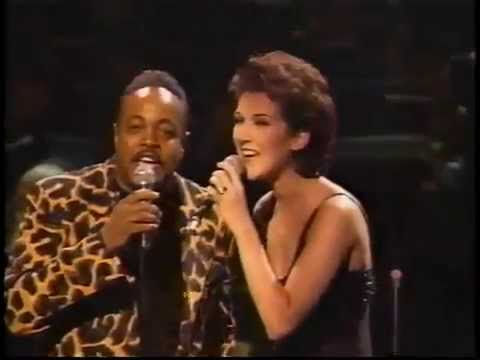
#> input picture pictures/hqdefault.jpg, 480 x 360 px; its folder holds only this picture in this run
$ python collage-maker.py   (older library calls are emulated)
#> lines starting #> are read from the running program, lines starting #| are printed output that depends on the picture
import argparse
import os
import random
from PIL import Image


def make_collage(images, filename, width, init_height):
    """
    Make a collage image with a width equal to `width` from `images` and save to `filename`.
    """
#> called with filename = 'collage.png', width = 1600, init_height = 500
    if not images:
        print('No images for collage found!')
        return False

    margin_size = 2
    # run until a suitable arrangement of images is found
    while True:
        # copy images to images_list
        images_list = images[:]
        coefs_lines = []
        images_line = []
        x = 0
        while images_list:
            # get first image and resize to `init_height`
            img_path = images_list.pop(0)
            img = Image.open(img_path)
#> img is the input picture: PIL image 480x360 RGB; mean R, G, B 61.2, 40.7, 30.1
            img.thumbnail((width, init_height))
            # when `x` will go beyond the `width`, start the next line
            if x > width:
                coefs_lines.append((float(x) / width, images_line))
                images_line = []
                x = 0
            x += img.size[0] + margin_size
#> x = 482
            images_line.append(img_path)
        # finally add the last line with images
        coefs_lines.append((float(x) / width, images_line))

        # compact the lines, by reducing the `init_height`, if any with one or less images
        if len(coefs_lines) <= 1:
            break
        if any(map(lambda c: len(c[1]) <= 1, coefs_lines)):
            # reduce `init_height`
            init_height -= 10
        else:
            break

    # get output height
    out_height = 0
    for coef, imgs_line in coefs_lines:
        if imgs_line:
            out_height += int(init_height / coef) + margin_size
#> after the loop, out_height = 1661
    if not out_height:
        print('Height of collage could not be 0!')
        return False

    collage_image = Image.new('RGB', (width, int(out_height)), (35, 35, 35))
#> collage_image: PIL image 1600x1661 RGB; every value is 35
    # put images to the collage
    y = 0
    for coef, imgs_line in coefs_lines:
        if imgs_line:
            x = 0
            for img_path in imgs_line:
                img = Image.open(img_path)
                # if need to enlarge an image - use `resize`, otherwise use `thumbnail`, it's faster
                k = (init_height / coef) / img.size[1]
#> k = 4.61
                if k > 1:
                    img = img.resize((int(img.size[0] * k), int(img.size[1] * k)), Image.ANTIALIAS)
#> img: PIL image 2213x1659 RGB
                else:
                    img.thumbnail((int(width / coef), int(init_height / coef)), Image.ANTIALIAS)
                if collage_image:
                    collage_image.paste(img, (int(x), int(y)))
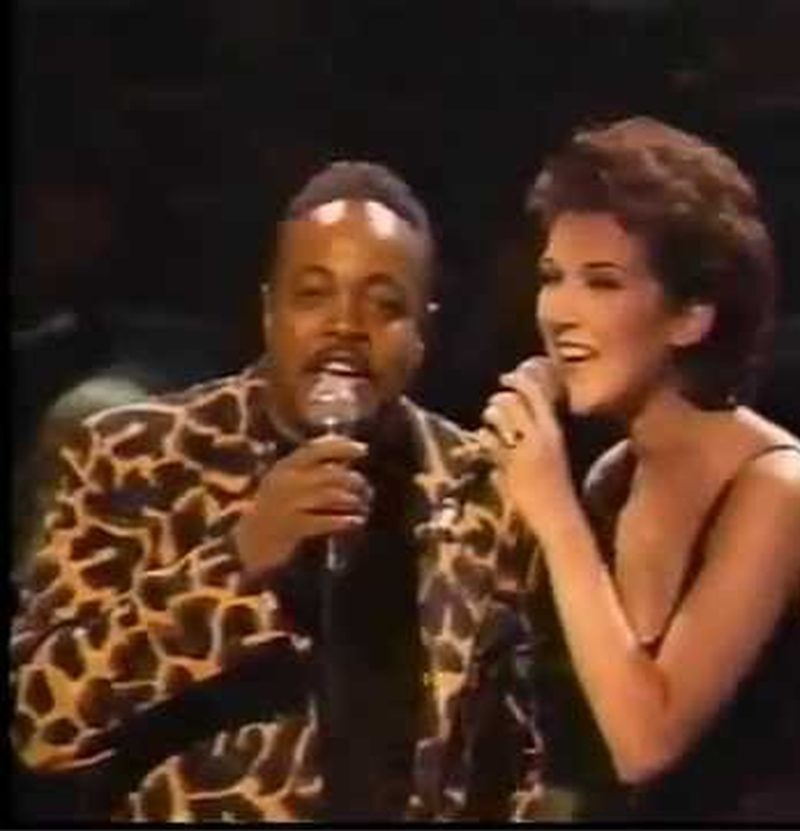
#> collage_image: PIL image 1600x1661 RGB (shown at 1/2 size); mean R, G, B 74.6, 48.1, 33.9
                x += img.size[0] + margin_size
#> x = 2215
            y += int(init_height / coef) + margin_size
#> y = 1661
    collage_image.save(filename)
    return True


def main():
    # prepare argument parser
    parse = argparse.ArgumentParser(description='Photo collage maker')
    parse.add_argument('-f', '--folder', dest='folder', help='folder with images (*.jpg, *.jpeg, *.png)', default='./pictures')
    parse.add_argument('-o', '--output', dest='output', help='output collage image filename', default='collage.png')
    parse.add_argument('-w', '--width', dest='width', type=int, help='resulting collage image width', default=1600)
    parse.add_argument('-i', '--init_height', dest='init_height', type=int, help='initial height for resize the images', default=500)
    parse.add_argument('-s', '--shuffle', action='store_true', dest='shuffle', help='enable images shuffle', )

    args = parse.parse_args()
    if not args.width or not args.init_height:
        parse.print_help()
        exit(1)

    # get images
    files = [os.path.join(args.folder, fn) for fn in os.listdir(args.folder)]
    images = [fn for fn in files]
    if not images:
        print('No images for making collage! Please select other directory with images!')
        exit(1)

    # shuffle images if needed
    if args.shuffle:
        random.shuffle(images)

    print('Making collage...')
    res = make_collage(images, args.output, args.width, args.init_height)
    if not res:
        print('Failed to create collage!')
        exit(1)
    print('Collage is ready!')


if __name__ == '__main__':
    main()
